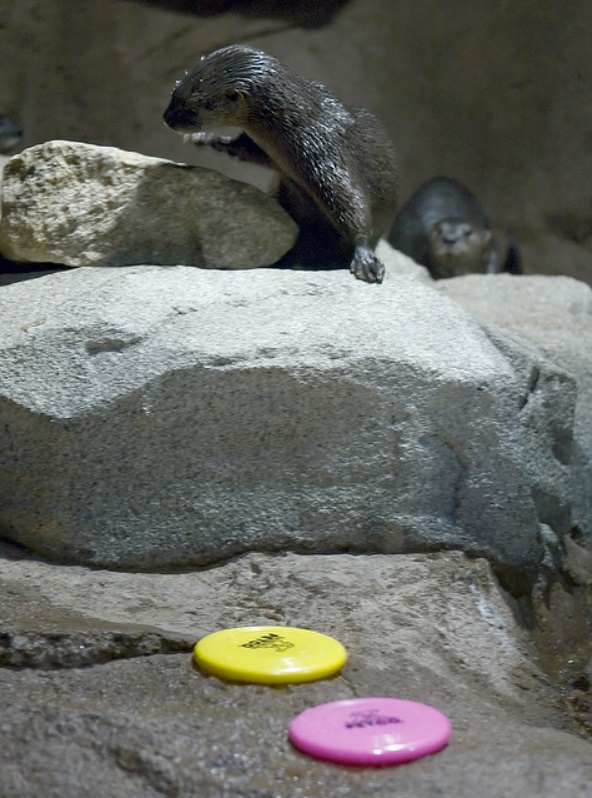
#> input picture HW3/q1/1.jpg, 592 x 798 px; the run also reads 1 picture not shown here
$ python Image9FilterCode.py
#> lines starting #> are read from the running program, lines starting #| are printed output that depends on the picture; long printed decimals are rounded
import cv2
import numpy as np
from PIL import Image

def laplacian_filter(image):
    """Apply horizontal Laplacian filter to the input grayscale image."""
    # Convert image to numpy array
    img = np.array(image)

    kernel = np.array([
        [0, -0.65, 0],
        [-0.65, 3.6, -0.65],
        [0, -0.65, 0]
    ])
    return cv2.filter2D(img,-1,kernel)
# Load the original image
original_image = cv2.imread('1.jpg')
#> original_image is the input picture: shape (798, 592, 3); mean B, G, R 99.9, 105.2, 104.2

# Convert the image to grayscale
gray_image = cv2.cvtColor(original_image, cv2.COLOR_BGR2GRAY)
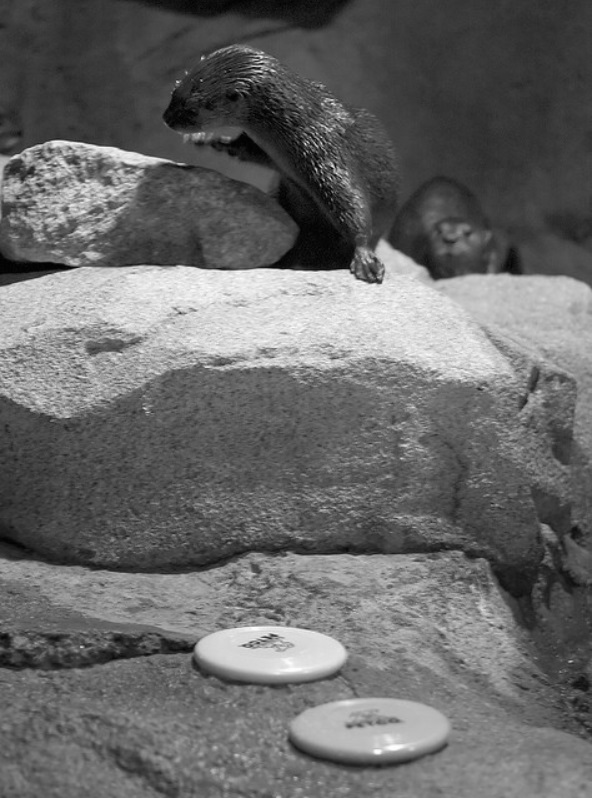
#> gray_image: shape (798, 592); min 0, max 255, mean 104.3

# Apply the Laplacian filter
laplacian = laplacian_filter(gray_image)


cv2.imwrite('fixed_image_9.jpg', laplacian)

# Open the image file
image_path = "image_9.jpg"  # Update with your image file path
try:
    image = Image.open(image_path)
except FileNotFoundError:
        print("Image file not found.")
# Compute Mean Squared Error (MSE)
mse = np.mean((image - laplacian) ** 2)
#> mse = 10.98
print(f"Mean Squared Error (MSE) between original and sharpened images: {mse}")
#| Mean Squared Error (MSE) between original and sharpened images: 10.981

# Display the sharpened image

cv2.imshow('Sharpened Image', laplacian)
cv2.waitKey(0)
cv2.destroyAllWindows()
